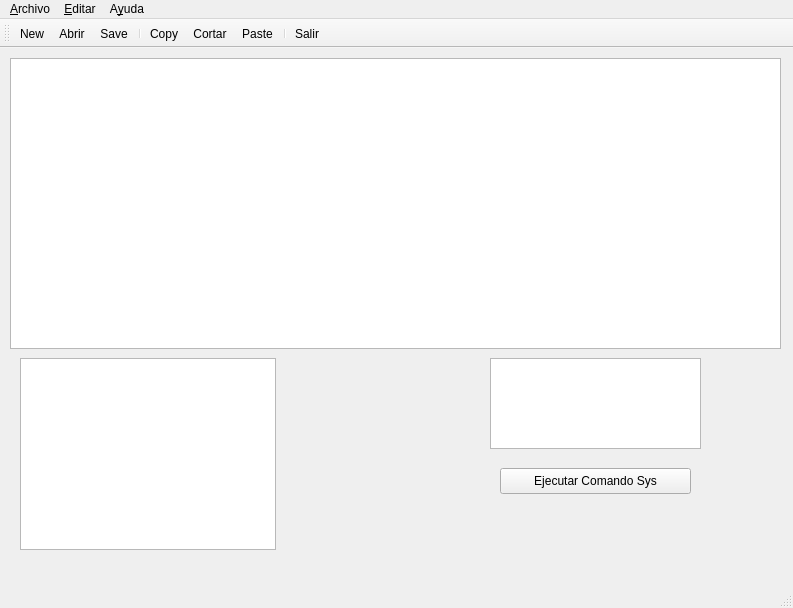
<?xml version="1.0" encoding="UTF-8"?>
<ui version="4.0">
 <class>MainWindow</class>
 <widget class="QMainWindow" name="MainWindow">
  <property name="geometry">
   <rect>
    <x>0</x>
    <y>0</y>
    <width>793</width>
    <height>608</height>
   </rect>
  </property>
  <property name="windowTitle">
   <string>MainWindow</string>
  </property>
  <widget class="QWidget" name="centralwidget">
   <widget class="QLabel" name="label">
    <property name="geometry">
     <rect>
      <x>110</x>
      <y>50</y>
      <width>49</width>
      <height>16</height>
     </rect>
    </property>
    <property name="text">
     <string>TextLabel</string>
    </property>
   </widget>
   <widget class="QPlainTextEdit" name="cajaTexto">
    <property name="geometry">
     <rect>
      <x>10</x>
      <y>10</y>
      <width>771</width>
      <height>291</height>
     </rect>
    </property>
   </widget>
   <widget class="QPushButton" name="botonComando">
    <property name="geometry">
     <rect>
      <x>500</x>
      <y>420</y>
      <width>191</width>
      <height>26</height>
     </rect>
    </property>
    <property name="text">
     <string>Ejecutar Comando Sys</string>
    </property>
   </widget>
   <widget class="QPlainTextEdit" name="salidaConsola">
    <property name="geometry">
     <rect>
      <x>490</x>
      <y>310</y>
      <width>211</width>
      <height>91</height>
     </rect>
    </property>
   </widget>
   <widget class="QGraphicsView" name="graphicsView">
    <property name="geometry">
     <rect>
      <x>20</x>
      <y>310</y>
      <width>256</width>
      <height>192</height>
     </rect>
    </property>
   </widget>
  </widget>
  <widget class="QMenuBar" name="menubar">
   <property name="geometry">
    <rect>
     <x>0</x>
     <y>0</y>
     <width>793</width>
     <height>33</height>
    </rect>
   </property>
   <widget class="QMenu" name="menu_File">
    <property name="title">
     <string>&amp;Archivo</string>
    </property>
    <addaction name="action_New"/>
    <addaction name="separator"/>
    <addaction name="action_Open"/>
    <addaction name="actionOpen_Recent"/>
    <addaction name="separator"/>
    <addaction name="action_Save"/>
    <addaction name="separator"/>
    <addaction name="action_Exit"/>
   </widget>
   <widget class="QMenu" name="menu_Edit">
    <property name="title">
     <string>&amp;Editar</string>
    </property>
    <addaction name="action_Copy"/>
    <addaction name="action_Paste"/>
    <addaction name="action_Cut"/>
    <addaction name="separator"/>
    <addaction name="action_Find_and_Replace"/>
   </widget>
   <widget class="QMenu" name="menu_Ayuda">
    <property name="title">
     <string>A&amp;yuda</string>
    </property>
    <addaction name="action_Acerca_de"/>
   </widget>
   <addaction name="menu_File"/>
   <addaction name="menu_Edit"/>
   <addaction name="menu_Ayuda"/>
  </widget>
  <widget class="QToolBar" name="toolBar">
   <property name="windowTitle">
    <string>Toolbar</string>
   </property>
   <attribute name="toolBarArea">
    <enum>TopToolBarArea</enum>
   </attribute>
   <attribute name="toolBarBreak">
    <bool>false</bool>
   </attribute>
   <addaction name="action_New"/>
   <addaction name="action_Open"/>
   <addaction name="action_Save"/>
   <addaction name="separator"/>
   <addaction name="action_Copy"/>
   <addaction name="action_Cut"/>
   <addaction name="action_Paste"/>
   <addaction name="separator"/>
   <addaction name="action_Exit"/>
  </widget>
  <widget class="QStatusBar" name="statusbar"/>
  <action name="action_New">
   <property name="icon">
    <iconset>
     <normaloff>Images/file-new.png</normaloff>Images/file-new.png</iconset>
   </property>
   <property name="text">
    <string>&amp;New</string>
   </property>
  </action>
  <action name="action_Open">
   <property name="icon">
    <iconset>
     <normaloff>Images/file-open.png</normaloff>Images/file-open.png</iconset>
   </property>
   <property name="text">
    <string>&amp;Abrir...</string>
   </property>
  </action>
  <action name="actionOpen_Recent">
   <property name="text">
    <string>Abrir &amp;Reciente...</string>
   </property>
  </action>
  <action name="action_Save">
   <property name="icon">
    <iconset>
     <normaloff>Images/file-save.png</normaloff>Images/file-save.png</iconset>
   </property>
   <property name="text">
    <string>&amp;Save</string>
   </property>
  </action>
  <action name="action_Exit">
   <property name="icon">
    <iconset>
     <normaloff>Images/file-exit.png</normaloff>Images/file-exit.png</iconset>
   </property>
   <property name="text">
    <string>&amp;Salir</string>
   </property>
  </action>
  <action name="action_Copy">
   <property name="icon">
    <iconset>
     <normaloff>Images/edit-copy.png</normaloff>Images/edit-copy.png</iconset>
   </property>
   <property name="text">
    <string>&amp;Copy</string>
   </property>
  </action>
  <action name="action_Paste">
   <property name="icon">
    <iconset>
     <normaloff>Images/edit-paste.png</normaloff>Images/edit-paste.png</iconset>
   </property>
   <property name="text">
    <string>&amp;Paste</string>
   </property>
  </action>
  <action name="action_Cut">
   <property name="icon">
    <iconset>
     <normaloff>Images/edit-cut.png</normaloff>Images/edit-cut.png</iconset>
   </property>
   <property name="text">
    <string>&amp;Cortar</string>
   </property>
  </action>
  <action name="action_Find_and_Replace">
   <property name="text">
    <string>&amp;Encontrar y Remplazar...</string>
   </property>
  </action>
  <action name="action_Acerca_de">
   <property name="icon">
    <iconset>
     <normaloff>Images/help-content.png</normaloff>Images/help-content.png</iconset>
   </property>
   <property name="text">
    <string>&amp;Acerca de...</string>
   </property>
  </action>
 </widget>
 <resources/>
 <connections/>
</ui>
